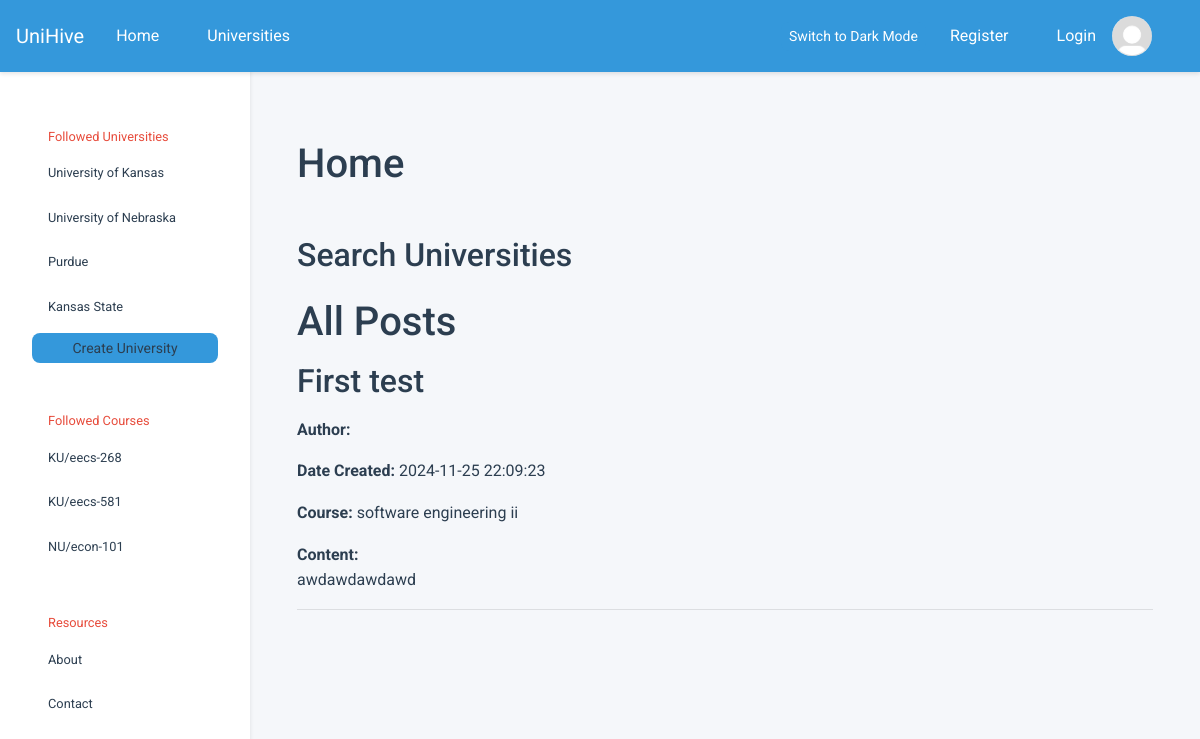
Before: / with the older database file.
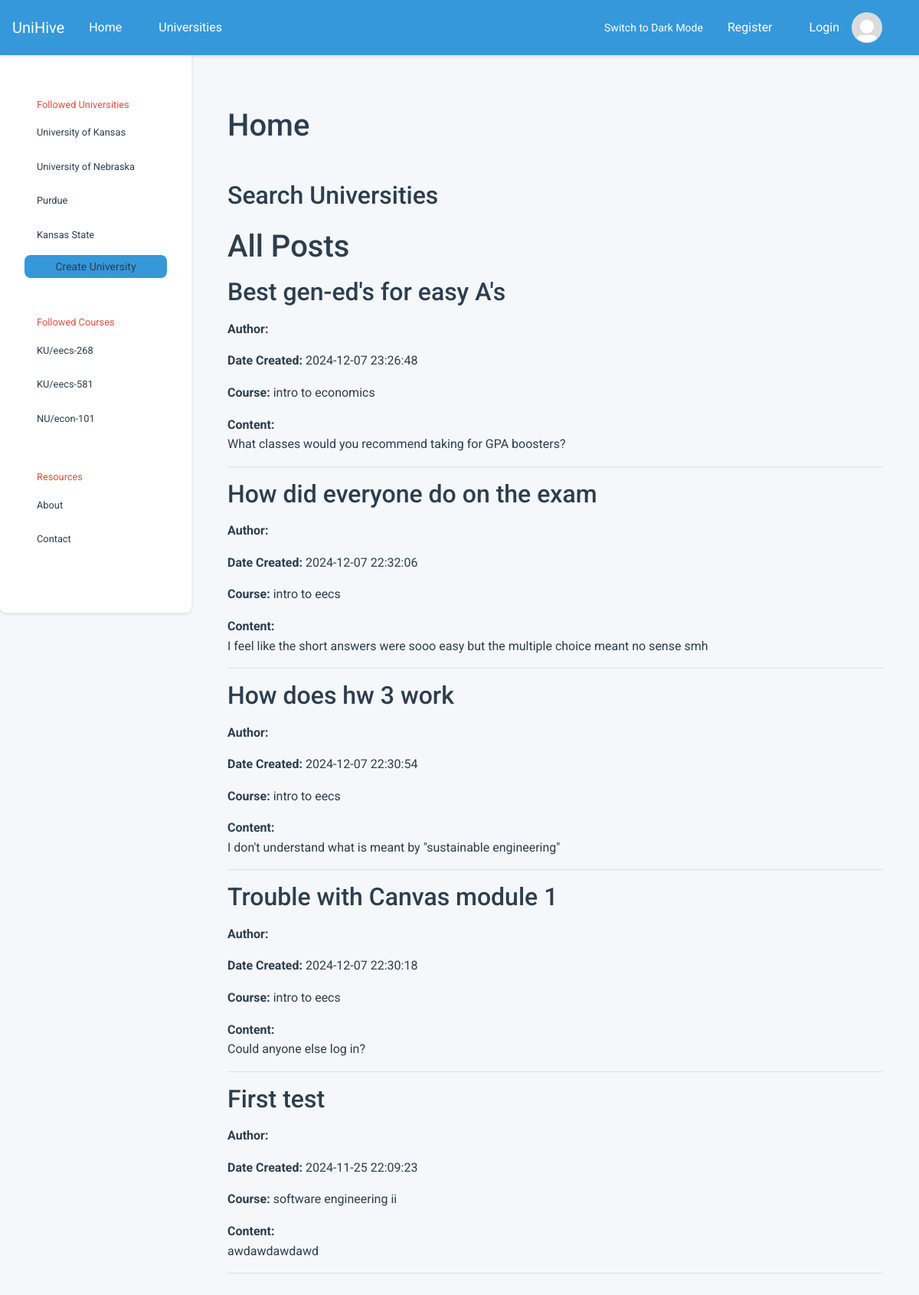
After: the same page with the newer database file.
### tables this page shows
CREATE TABLE universities (
            id          INTEGER PRIMARY KEY,
            created     TIMESTAMP DEFAULT CURRENT_TIMESTAMP NOT NULL,
            name        VARCHAR UNIQUE NOT NULL,
            acronym     VARCHAR UNIQUE,
            description VARCHAR,
            logo        VARCHAR
        );

CREATE TABLE courses (
            id            INTEGER PRIMARY KEY AUTOINCREMENT,
            created       TIMESTAMP DEFAULT CURRENT_TIMESTAMP NOT NULL,
            name          VARCHAR NOT NULL,
            description   VARCHAR,
            course_number VARCHAR,
            department    INTEGER,
            hours         INTEGER,
            university    INTEGER NOT NULL,
            popularity_score INTEGER DEFAULT 0 
        );

CREATE TABLE posts (
            id          INTEGER PRIMARY KEY,
            created     TIMESTAMP DEFAULT CURRENT_TIMESTAMP NOT NULL,
            title       VARCHAR NOT NULL,
            content     VARCHAR NOT NULL,
            author      INTEGER NOT NULL,
            author_id   INTEGER NOT NULL, 
            course      INTEGER NOT NULL,
            likes       INTEGER DEFAULT 0,
            dislikes    INTEGER DEFAULT 0,
            reply_count INTEGER DEFAULT 0,
            is_reply    BOOL DEFAULT FALSE,
            parent      INTEGER DEFAULT NULL
        );

### main.py (the view)
@app.route("/")
def home():
    posts = [Post(*params) for params in query(
        """
        SELECT id, created, title, content, author, course FROM posts
        ORDER BY created DESC;
        """
    )]
    return render_template('home.html', posts=posts)

### course.py (called while the page is built)
    @staticmethod
    def get_course_by_id(id: int):
        params = query(
            f"SELECT {COURSE_PARAMS} FROM courses WHERE id = ?",
            (id,),
            count = 1
        )
        if not params: return None # Course not found
        return Course(*params)     # Construct course object

### db.py (called while the page is built)
def query(query: str, parameters: tuple = tuple(), *, count: int = None):
    try:
        cursor = connection.cursor()               # Create a database cursor
        result = cursor.execute(query, parameters) # Execute the query safely
        connection.commit()                        # Commit the changes to DB
        if count is None:                  # If the count was not set
            return result.fetchall()       # Fetch every row in query
        if count == 1:                     # If the count was set one
            return result.fetchone()       # Fetch a single query row
        else:                              # If count was other value
            return result.fetchmany(count) # Fetch desired row amount
    except sqlite3.Error as e:
        print("[QUERY ERROR]", e)
        return False
    finally:
        cursor.close()

### templates/home.html (shortened to what this page needs)
{% extends 'base.html' %} {% block content_title %}Home{% endblock %} {% block
content_subtitle %}Search Universities{% endblock %} {% block content_main %}
<!DOCTYPE html>
<html lang="en">
<head>
</head>
<body>
    <h1>All Posts</h1>
    <div id="posts">
        {% if posts %}
            {% for post in posts %}
                <div class="post">
                    <h2>{{ post.title }}</h2>
                    <p><strong>Author:</strong> {{ post.author.name }}</p>
                    <p><strong>Date Created:</strong> {{ post.created }}</p>
                    <p><strong>Course:</strong> {{ post.course.name }}</p>
                    <div>
                        <strong>Content:</strong>
                        <p>{{ post.content }}</p>
                    </div>
                </div>
                <hr>
            {% endfor %}
        {% else %}
            <p>No posts available.</p>
        {% endif %}
    </div>
</body>
</html>
{% endblock %}

### templates/base.html (shortened to what this page needs)
<!doctype html>
<html lang="en">
  <head>
    <link
      rel="stylesheet"
      href="https://cdn.jsdelivr.net/npm/bootstrap@4.0.0/dist/css/bootstrap.min.css"
    />
    <link rel="stylesheet" href="{{url_for('static', filename='main.css')}}" />
  </head>
  <body>
    <nav class="navbar navbar-expand-lg navbar-custom fixed-top">
      <div class="container-fluid">
        <div class="d-flex align-items-center">
          <a class="navbar-brand" href="/">UniHive</a>
          <div class="collapse navbar-collapse" id="navbarNavDropdown">
            <ul class="navbar-nav">
              <li class="nav-item">
                <a class="nav-link" href="{{ url_for('home') }}">Home</a>
              </li>
              <li class="nav-item">
                <a class="nav-link" href="#">Universities</a>
              </li>
            </ul>
          </div>
        </div>
        <div class="d-flex align-items-center">
          <button id="theme-toggle" class="btn btn-outline-light btn-sm me-2">
          </button>
          {% if SESSION.current_user_id %}
          <span class="text-light mr-3"
            >Logged in, {{ USERS[SESSION.current_user_id].username }}</span
          >
          <a
            href="{{ url_for('profile') }}"
            class="btn btn-outline-light btn-sm me-2"
            >Profile</a
          >
          <a
            href="{{ url_for('logout') }}"
            class="btn btn-outline-light btn-sm me-2"
            >Logout</a
          >
          <img
            src="{{ url_for('static', filename='profile_pic.jpg') }}"
            class="rounded-circle profile-img"
            alt="Profile"
          />
          {% else %}
          <a class="nav-link" href="{{ url_for('register') }}">Register</a>
          <a
            class="nav-link d-flex align-items-center gap-2"
            href="{{ url_for('login') }}"
          >
            <span>Login</span>
            <img
              src="{{ url_for('static', filename='profile_pic.jpg') }}"
              class="rounded-circle profile-img"
              alt="Default Profile"
            />
          </a>
          {% endif %}
        </div>
      </div>
    </nav>
    <div class="sidebar">
      <div class="sidebar-header">Followed Universities</div>
      {% for followed_university in
      USERS[SESSION.current_user_id].followed_universities %}
      <a
        href="{{url_for('university', university_acro=followed_university.acronym)}}"
        >{{followed_university.name}}</a
      >
      {% endfor %} {% block sidebar_content %} {% endblock %}
      <a
        href="{{url_for('create_university')}}"
        class="btn navbar-toggler btn-sm text-center"
        role="button"
        aria-disabled="true"
        >Create University</a
      >
      <div class="sidebar-header">Followed Courses</div>
      {% for followed_course in USERS[SESSION.current_user_id].followed_courses
      %}
      <a
        href="{{url_for('course', university_acro=followed_course.university.acronym, course=followed_course.name_combined)}}"
        >{{followed_course.university.acronym}}/{{followed_course.name_combined}}</a
      >
      {% endfor %}
      <div class="sidebar-header">Resources</div>
      <a href="#">About</a>
      <a href="#">Contact</a>
    </div>
    <div class="content">
      <div class="container">
        <h1 class="my-5 text-left">{% block content_title %}{% endblock %}</h1>
        <h2 class="my-4 text-left">
          {% block content_subtitle %}{% endblock %}
        </h2>
        {% block content_main %} {% endblock %}
      </div>
    </div>
  </body>
</html>

Changed rows visible on the page:
added posts: title "Best gen-ed's for easy A's", created "2024-12-07 23:26:48", course.name "intro to economics", content "What classes would you recommend taking for GPA boosters?"
added posts: title "How did everyone do on the exam", created "2024-12-07 22:32:06", course.name "intro to eecs", content "I feel like the short answers were sooo easy but the multiple choice meant no sense smh"
added posts: title "How does hw 3 work", created "2024-12-07 22:30:54", course.name "intro to eecs", content "I don't understand what is meant by \"sustainable engineering\""
added posts: title "Trouble with Canvas module 1", created "2024-12-07 22:30:18", course.name "intro to eecs", content "Could anyone else log in?"
